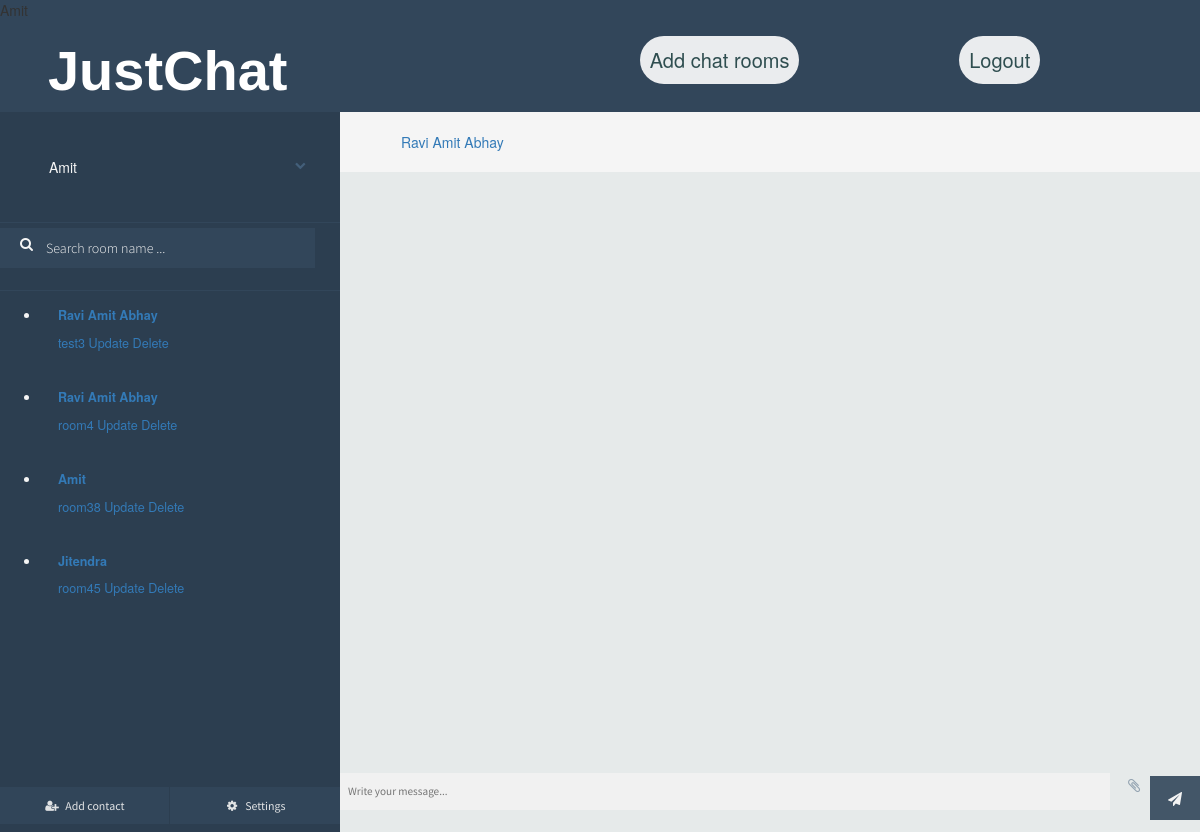
The app's page /chat/Amit/rooms/test3/ (signed in), older data.
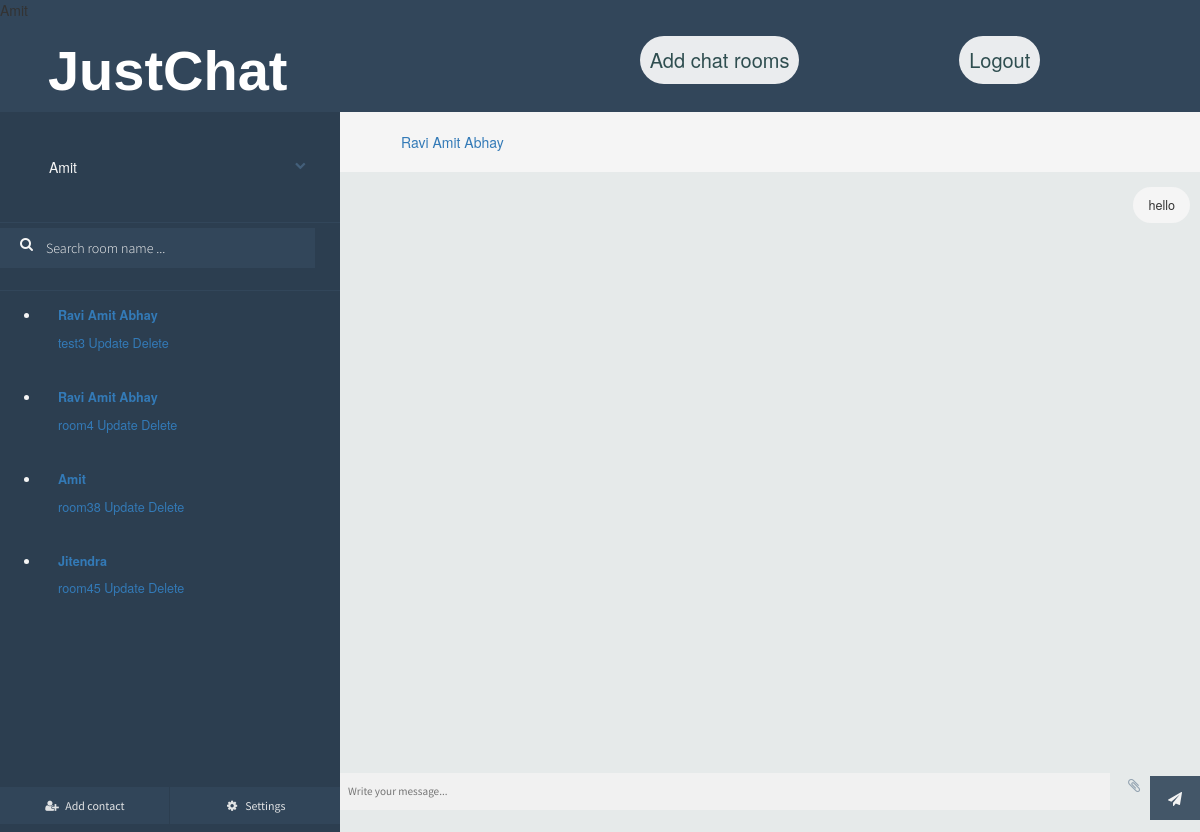
The same page, newer data.
### chat/models.py (models this page shows, shortened)
class Room(models.Model):
    user = models.ForeignKey(
            User, on_delete=models.CASCADE
        )
    room_name = models.CharField(max_length=50)
    participants = models.ManyToManyField(User, related_name='friends', blank=True)

class Message(models.Model):
    author = models.ForeignKey(User, on_delete=models.CASCADE)
    content = models.TextField()
    timestamp = models.DateTimeField(auto_now_add=True)
    room = models.ForeignKey(Room, on_delete=models.CASCADE)

### chat/views.py (the view)
# urls.py: path('chat/<str:username>/rooms/<str:room_name>/', views.chat_rooms, name='chat_rooms'),
@login_required(login_url='/login')
def chat_rooms(request, username, room_name):
    username = request.user
    current_user = User.objects.get(username=username)
    user_rooms = Room.objects.filter(participants__username=current_user)
    room_deatails = filter_rooms_and_friends(user_rooms, current_user)
    room = Room.objects.get(room_name=room_name)
    participants = room.participants.all()
    participants_name = filter_participants(current_user, participants)
    is_participant_user = User.objects.get(username=current_user)
    if is_participant_user in participants:
        print("The current user is allowed to send message")
        messages = Message.objects.filter(room=room).order_by('-timestamp').all()
        if request.method == 'POST':
            msg = request.POST['chat-msg-input']
            data = Message(author=current_user, content=msg, room=room)
            data.save()
            return redirect('chat:chat_rooms', username, room.room_name)
        return render(request, 'chat/room.html', {
            'room_name': room_name,
            'username': current_user,
            'messages': reversed(messages),
            'rooms_details': room_deatails,
            'participants': participants_name,
            'group_name': ''
        })
    else:
        print("The current use user is not allowed to send message.")
        return HttpResponse("<h1>You are an unauthorized user for this room.</h1>")

### chat/views.py (called while the page is built)
def filter_rooms_and_friends(user_rooms, current_user):
    all_rooms = []
    participants = []
    for room in user_rooms:
        all_rooms.append(room.room_name)
        participants.append(room.participants.all())
    friends = []
    for users in participants:
        if len(users) == 2:
            for user in users:
                if user.username != current_user.username:
                    friends.append(user.username)
        else:
            temp = ''
            for user in users:
                temp += ' ' + user.username
            friends.append(temp)
    print(len(all_rooms), len(friends))
    return zip(all_rooms, friends)

def filter_participants(current_user, participants):
    friend_name = ''
    group_name = ""
    if len(participants) == 2:
        for participant in participants:
            if participant != current_user:
                friend_name = participant.username
        return friend_name
    else:
        for participant in participants:
            group_name += ' ' + participant.username
        return group_name

### chat/templates/chat/room.html (shortened to what this page needs)
{% load static %}
<!DOCTYPE html><html class=''>
<head>
<link href="//maxcdn.bootstrapcdn.com/bootstrap/4.0.0/css/bootstrap.min.css" rel="stylesheet" id="bootstrap-css">
<link href="//netdna.bootstrapcdn.com/bootstrap/3.0.0/css/bootstrap.min.css" rel="stylesheet" id="bootstrap-css">
<link rel='stylesheet prefetch' href='https://cdnjs.cloudflare.com/ajax/libs/meyer-reset/2.0/reset.min.css'><link rel='stylesheet prefetch' href='https://cdnjs.cloudflare.com/ajax/libs/font-awesome/4.6.2/css/font-awesome.min.css'>
<link rel="stylesheet" href="{% static 'css/user.css' %}">
<link rel="stylesheet" href="{% static 'css/room.css' %}">
</head>
<body>
  <header>
    <div id="header-child1">
        <form action="" method="GET">
            <a href="{% url 'chat:get_rooms' username %}"><h1 id="logo">JustChat</h1></a>
        </form>
    </div>
    <div id="header-child2">
        <div>
            <form action="{% url 'chat:user_details' username %}" method="GET">
                <button class="btn">Add chat rooms</button>
            </form>
        </div>
        <div>
            <form action="/logout" method="GET">
                <button class="btn">Logout</button>
            </form>
        </div>
    </div>
  </header>
<div id="frame">
	<div id="sidepanel">
		<div id="profile">
			<div class="wrap">
				<p>{{username}}</p>
				<i class="fa fa-chevron-down expand-button" aria-hidden="true"></i>
			</div>
		</div>
		<div id="search">
      <form action="{% url 'chat:get_rooms' username %}" method="POST">
        <label for=""><i class="fa fa-search" aria-hidden="true"></i></label>
        <input type="text" name="room_name" placeholder="Search room name ..." />
      </form>
		</div>
		<div id="contacts">
			<ul>
        {% for room_name, friend in rooms_details %}
          <li class="contact">
            <div class="wrap">
              <div class="meta">
                <p class="name"><a href="{% url 'chat:chat_rooms' username room_name %}">{{friend}}</a></p>
                <a href="">{{room_name}}</a>
                <a href="{% url 'chat:update_room' username room_name %}">Update</a>
                <a href="{% url 'chat:delete_room' username room_name %}">Delete</a>
                <p class="preview"></p>
              </div>
            </div>
          </li>
        {% endfor %}
			</ul>
		</div>
		<div id="bottom-bar">
			<button id="addcontact"><i class="fa fa-user-plus fa-fw" aria-hidden="true"></i> <span>Add contact</span></button>
			<button id="settings"><i class="fa fa-cog fa-fw" aria-hidden="true"></i> <span>Settings</span></button>
		</div>
	</div>
	<div class="content">
		<div class="contact-profile">
      </b><a href="">{{participants}}</a>
    </div>
		<div class="messages" id="message-box">
			<ul>
        {% for message in messages %}
          {% if message.author != username %}
            <li class="sent">
                <p>{{message.author}} : {{message.content}}</p>
            </li>
          {% else %}
            <li class="replies">
              <p>{{message.content}}</p>
            </li>
          {% endif %}
        {% endfor %}
			</ul>
    </div>
		<div class="message-input">
			<div class="wrap">
        <form action="{% url 'chat:chat_rooms' username room_name %}" method="POST">
          <input type="text" name="chat-msg-input" placeholder="Write your message..." />
          <i class="fa fa-paperclip attachment" aria-hidden="true"></i>
          <button class="submit"><i class="fa fa-paper-plane" aria-hidden="true"></i></button>
        </form>
			</div>
		</div>
	</div>
</div>
  </body>
</html>

Row changes from the older to the newer data that the page shows:
added Message: content "hello"
